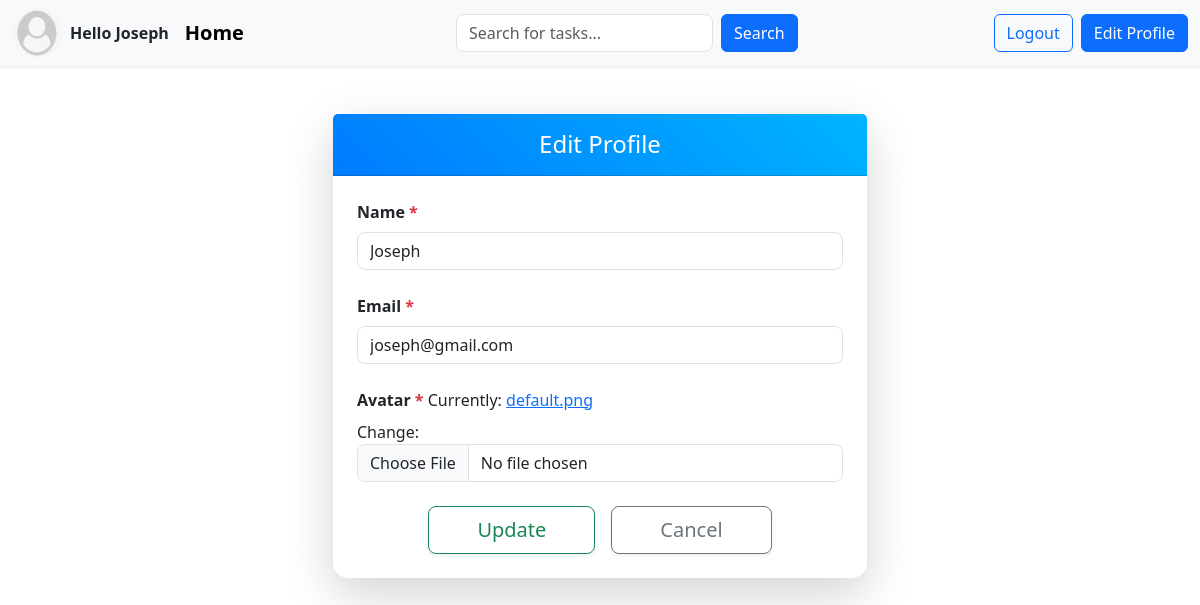
Screenshot of /edit-profile/ (signed in) with the database file from the repository.
### base/models.py (models this page shows)
class User(AbstractUser):
    name = models.CharField(max_length=200,null=True)
    email = models.EmailField(unique=True,null=True)
    avatar= models.ImageField(null=True,default='default.png')
    USERNAME_FIELD = 'email'
    REQUIRED_FIELDS = ['username']

### base/views.py (the view)
# urls.py: path('edit-profile/', views.edit_profile_view, name='edit-profile'),
@login_required
def edit_profile_view(request):
    profile = request.user
    if request.method == 'POST':
        form = UserForm(request.POST, request.FILES, instance=profile)
        if form.is_valid():
            form.save()
            messages.success(request, 'Profile updated successfully!')
            return redirect('home')
    else:
        form = UserForm(instance=profile)
    return render(request, 'base/edit_profile.html', {'form': form})

### base/forms.py
class UserForm(ModelForm):
    class Meta:
        model  = User
        fields = ['name','email','avatar']

### base/templatetags/form_filters.py (called while the page is built)
@register.filter
def add_class(field, css_class):
    return field.as_widget(attrs={"class": css_class})

### base/templates/base/edit_profile.html (shortened to what this page needs)
{% extends 'main.html' %}
{% load form_filters %}
{% block content %}
<div class="container my-5">
    <div class="row justify-content-center">
        <div class="col-lg-6 col-md-8 col-sm-10">
            <div class="card shadow-lg border-0">
                <div class="card-header bg-gradient-primary text-white py-3">
                    <h2 class="h4 mb-0 text-center fw-light">
                        Edit Profile
                    </h2>
                </div>
                <div class="card-body p-4">
                    <form action="" method="post" enctype="multipart/form-data" novalidate>
                        {% for field in form %}
                        <div class="mb-4">
                            <label for="{{ field.id_for_label }}" class="form-label fw-semibold text-dark">
                                {{ field.label }}
                                {% if field.field.required %}<span class="text-danger">*</span>{% endif %}
                            </label>
                            {{ field|add_class:"form-control" }}
                        </div>
                        {% endfor %}
                        <div class="d-flex justify-content-center gap-3">
                            <button type="submit" class="btn btn-outline-success btn-lg px-5 py-2 shadow-sm">
                                Update
                            </button>
                            <a href="{% url 'home' %}" class="btn btn-outline-secondary btn-lg px-5 py-2 shadow-sm">
                                Cancel
                            </a>
                        </div>
                    </form>
                </div>
            </div>
        </div>
    </div>
</div>
{% endblock %}

### templates/main.html (shortened to what this page needs)
<!DOCTYPE html>
{% load static %}
<html lang="en">
<head>
    <link href="https://cdn.jsdelivr.net/npm/bootstrap@5.3.3/dist/css/bootstrap.min.css" rel="stylesheet">
    <link rel="stylesheet" href="{% static 'css/style.css' %}">
</head>
<body>
{% if request.user.is_authenticated %}
<nav class="navbar navbar-expand-lg navbar-light bg-light shadow-sm">
    <div class="container-fluid">
        <div class="d-flex align-items-center me-3">
            {% if request.user.is_authenticated %}
                <img class="rounded-circle me-2" src="{{request.user.avatar.url}}" alt="profile-pic" width="50" height="50">
                <span class="fw-bold">Hello {{user.username}}</span>
            {% else %}
                <span class="navbar-brand fw-bold">Task Tracker</span>
            {% endif %}
        </div>
        <a class="navbar-brand fw-bold" href="/">Home</a>
        <div class="mx-auto" style="max-width: 500px;">
            <form class="d-flex" method="get" role="search" action="{% url 'home'%}">
                <input class="form-control me-2" name="q" type="search" placeholder="Search for tasks..." aria-label="Search" value="{{ request.GET.q }}">
                <button class="btn btn-primary" type="submit">Search</button>
            </form>
        </div>
        <div class="d-flex gap-2">
            {% if request.user.is_authenticated %}
                <a href="{% url 'logout' %}" class="btn btn-outline-primary">Logout</a>
                <a href="{% url 'edit-profile' %}" class="btn btn-primary">Edit Profile</a>
            {% else %}
                <a href="{% url 'login' %}" class="btn btn-outline-primary">Login</a>
                <a href="{% url 'register' %}" class="btn btn-primary">Sign Up</a>
            {% endif %}
        </div>
    </div>
</nav>
{% endif %}
    <main class="container mt-4">
        {% block content %}
        {% endblock %}
    </main>
</body>
</html>

### static/css/style.css (style rules this page uses)
html, body { margin: 0; padding: 0; overflow-x: hidden; }

### base/templates/base/edit_profile.html (style rules this page uses)
.bg-gradient-primary { background: linear-gradient(45deg, #007bff, #00b4ff); }
.card { border-radius: 15px; transition: transform 0.2s ease, box-shadow 0.2s ease; }
.form-control { border-radius: 8px; transition: border-color 0.2s ease; }
.btn-outline-success, .btn-outline-secondary { border-radius: 8px; transition: all 0.2s ease; }

### rows the page displays
User: user.avatar (placeholder picture), username "Joseph", form "Joseph" "joseph@gmail.com"

### other values shown
{{ field.label }} "Name" "Email" "Avatar"
